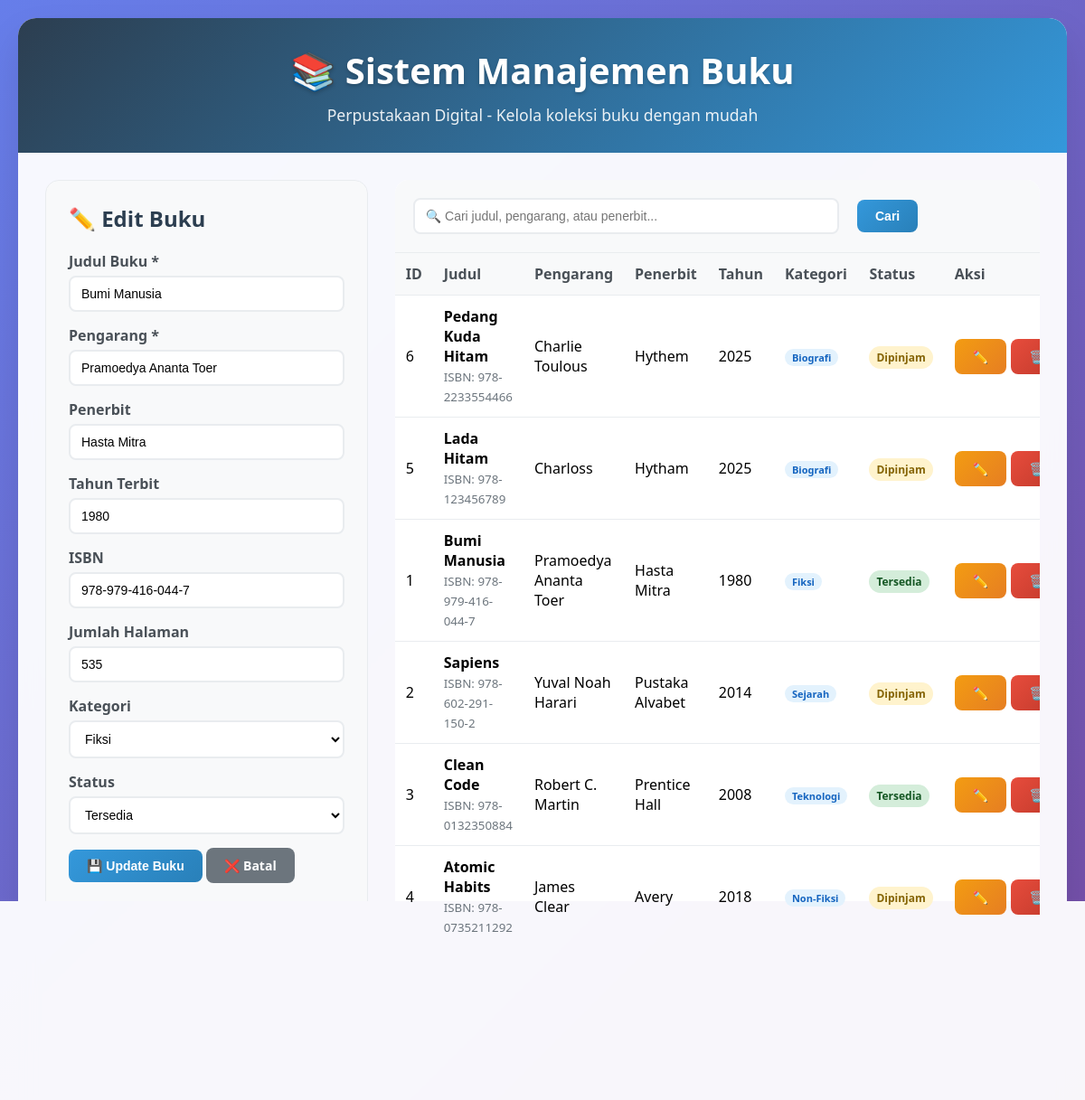
Screenshot of /?edit=1 with the database file from the repository.
### tables this page shows
CREATE TABLE `buku` (
  `id` int(11) NOT NULL,
  `judul` varchar(255) NOT NULL,
  `pengarang` varchar(255) NOT NULL,
  `penerbit` varchar(255) DEFAULT NULL,
  `tahun_terbit` year(4) DEFAULT NULL,
  `isbn` varchar(20) DEFAULT NULL,
  `jumlah_halaman` int(11) DEFAULT NULL,
  `kategori` enum('Fiksi','Non-Fiksi','Sains','Teknologi','Sejarah','Biografi','Pendidikan') DEFAULT 'Fiksi',
  `status` enum('Tersedia','Dipinjam','Rusak') DEFAULT 'Tersedia',
  `tanggal_masuk` timestamp NOT NULL DEFAULT current_timestamp(),
  `tanggal_update` timestamp NOT NULL DEFAULT current_timestamp() ON UPDATE current_timestamp()
);

### config.php (called while the page is built, shortened)
<?php
class Database {
    private $host = "localhost";
    private $username = "root";
    private $password = "";
    private $database = "perpustakaan";
    private $connection;
    public function __construct() {
        try {
            $this->connection = new PDO(
                "mysql:host={$this->host};dbname={$this->database};charset=utf8",
                $this->username,
                $this->password,
                [
                    PDO::ATTR_ERRMODE => PDO::ERRMODE_EXCEPTION,
                    PDO::ATTR_DEFAULT_FETCH_MODE => PDO::FETCH_ASSOC
                ]
            );
        } catch(PDOException $e) {
            die("Koneksi database gagal: " . $e->getMessage());
        }
    }
    public function getConnection() {
        return $this->connection;
    }
}
class BukuManager {
    private $db;
    public function __construct() {
        $database = new Database();
        $this->db = $database->getConnection();
    }
    public function readAll() {
        $sql = "SELECT * FROM buku ORDER BY tanggal_masuk DESC";
        $stmt = $this->db->prepare($sql);
        $stmt->execute();
        return $stmt->fetchAll();
    }
    public function readById($id) {
        $sql = "SELECT * FROM buku WHERE id = :id";
        $stmt = $this->db->prepare($sql);
        $stmt->execute([':id' => $id]);
        return $stmt->fetch();
    }
}
?>
<?php
$bukuManager = new BukuManager();
$search = $_GET['search'] ?? '';
if ($search) {
    $books = $bukuManager->search($search);
} else {
    $books = $bukuManager->readAll();
}
?>

### index.php (the view, shortened to what this page needs)
<?php
require_once 'config.php';
$bukuManager = new BukuManager();
$search = $_GET['search'] ?? '';
if ($search) {
    $books = $bukuManager->search($search);
} else {
    $books = $bukuManager->readAll();
}
$editBook = null;
if (isset($_GET['edit'])) {
    $editBook = $bukuManager->readById($_GET['edit']);
}
?>
<!DOCTYPE html>
<html lang="id">
<head>
    <link rel="stylesheet" href="styles.css">
</head>
<body>
    <div class="container">
        <div class="header">
            <h1>📚 Sistem Manajemen Buku</h1>
            <p>Perpustakaan Digital - Kelola koleksi buku dengan mudah</p>
        </div>
        <div class="main-content">
            <div class="form-section">
                <h2><?= $editBook ? '✏️ Edit Buku' : '➕ Tambah Buku Baru' ?></h2>
                <form method="POST" action="">
                    <div class="form-group">
                        <label for="judul">Judul Buku *</label>
                        <input type="text" id="judul" name="judul" required
                               value="<?= $editBook ? htmlspecialchars($editBook['judul']) : '' ?>"
                               placeholder="Masukkan judul buku">
                    </div>
                    <div class="form-group">
                        <label for="pengarang">Pengarang *</label>
                        <input type="text" id="pengarang" name="pengarang" required
                               value="<?= $editBook ? htmlspecialchars($editBook['pengarang']) : '' ?>"
                               placeholder="Nama pengarang">
                    </div>
                    <div class="form-group">
                        <label for="penerbit">Penerbit</label>
                        <input type="text" id="penerbit" name="penerbit"
                               value="<?= $editBook ? htmlspecialchars($editBook['penerbit']) : '' ?>"
                               placeholder="Nama penerbit">
                    </div>
                    <div class="form-group">
                        <label for="tahun_terbit">Tahun Terbit</label>
                        <input type="number" id="tahun_terbit" name="tahun_terbit"
                               min="1800" max="<?= date('Y') ?>"
                               value="<?= $editBook ? $editBook['tahun_terbit'] : '' ?>"
                               placeholder="<?= date('Y') ?>">
                    </div>
                    <div class="form-group">
                        <label for="isbn">ISBN</label>
                        <input type="text" id="isbn" name="isbn"
                               value="<?= $editBook ? htmlspecialchars($editBook['isbn']) : '' ?>"
                               placeholder="978-xxx-xxx-xxx-x">
                    </div>
                    <div class="form-group">
                        <label for="jumlah_halaman">Jumlah Halaman</label>
                        <input type="number" id="jumlah_halaman" name="jumlah_halaman"
                               min="1"
                               value="<?= $editBook ? $editBook['jumlah_halaman'] : '' ?>"
                               placeholder="Contoh: 250">
                    </div>
                    <div class="form-group">
                        <label for="kategori">Kategori</label>
                        <select id="kategori" name="kategori">
                            <option value="Fiksi" <?= ($editBook && $editBook['kategori'] == 'Fiksi') ? 'selected' : '' ?>>Fiksi</option>
                        </select>
                    </div>
                    <div class="form-group">
                        <label for="status">Status</label>
                        <select id="status" name="status">
                            <option value="Tersedia" <?= ($editBook && $editBook['status'] == 'Tersedia') ? 'selected' : '' ?>>Tersedia</option>
                        </select>
                    </div>
                    <button type="submit" class="btn btn-primary">
                        <?= $editBook ? '💾 Update Buku' : '➕ Tambah Buku' ?>
                    </button>
                    <?php if ($editBook): ?>
                        <a href="index.php" class="btn btn-secondary">❌ Batal</a>
                    <?php endif; ?>
                </form>
            </div>
            <div class="data-section">
                <div class="search-bar">
                    <form method="GET" action="" style="display: flex; gap: 10px; align-items: center;">
                        <input type="text" name="search" placeholder="🔍 Cari judul, pengarang, atau penerbit..."
                               value="<?= htmlspecialchars($search) ?>">
                        <button type="submit" class="btn btn-primary">Cari</button>
                    </form>
                </div>
                <div class="table-container">
                    <table>
                        <thead>
                            <tr>
                                <th>ID</th>
                                <th>Judul</th>
                                <th>Pengarang</th>
                                <th>Penerbit</th>
                                <th>Tahun</th>
                                <th>Kategori</th>
                                <th>Status</th>
                                <th>Aksi</th>
                            </tr>
                        </thead>
                        <tbody>
                            <?php if (empty($books)): ?>
                                <tr>
                                    <td colspan="8" style="text-align: center; padding: 40px; color: #6c757d;">
                                        <?= $search ? "Tidak ada buku yang ditemukan untuk pencarian '{$search}'" : "Belum ada data buku" ?>
                                    </td>
                                </tr>
                            <?php else: ?>
                                <?php foreach ($books as $book): ?>
                                    <tr>
                                        <td><?= $book['id'] ?></td>
                                        <td>
                                            <strong><?= htmlspecialchars($book['judul']) ?></strong>
                                            <?php if ($book['isbn']): ?>
                                                <br><small style="color: #6c757d;">ISBN: <?= htmlspecialchars($book['isbn']) ?></small>
                                            <?php endif; ?>
                                        </td>
                                        <td><?= htmlspecialchars($book['pengarang']) ?></td>
                                        <td><?= htmlspecialchars($book['penerbit']) ?></td>
                                        <td><?= $book['tahun_terbit'] ?></td>
                                        <td>
                                            <span class="kategori"><?= $book['kategori'] ?></span>
                                        </td>
                                        <td>
                                            <span class="status <?= strtolower($book['status']) ?>">
                                                <?= $book['status'] ?>
                                            </span>
                                        </td>
                                        <td>
                                            <div class="actions">
                                                <a href="?edit=<?= $book['id'] ?>" class="btn btn-warning">✏️</a>
                                                <a href="?delete=<?= $book['id'] ?>" class="btn btn-danger"
                                                   onclick="return confirm('Yakin ingin menghapus buku ini?')">🗑️</a>
                                            </div>
                                        </td>
                                    </tr>
                                <?php endforeach; ?>
                            <?php endif; ?>
                        </tbody>
                    </table>
                </div>
            </div>
        </div>
        <div style="padding: 0 30px 30px;">
            <div class="stats">
                <?php
                $totalBooks = count($bukuManager->readAll());
                $tersedia = count(array_filter($bukuManager->readAll(), fn($b) => $b['status'] == 'Tersedia'));
                $dipinjam = count(array_filter($bukuManager->readAll(), fn($b) => $b['status'] == 'Dipinjam'));
                $rusak = count(array_filter($bukuManager->readAll(), fn($b) => $b['status'] == 'Rusak'));
                ?>
                <div class="stat-card">
                    <div class="stat-number"><?= $totalBooks ?></div>
                    <div class="stat-label">Total Buku</div>
                </div>
                <div class="stat-card">
                    <div class="stat-number" style="color: #27ae60;"><?= $tersedia ?></div>
                    <div class="stat-label">Tersedia</div>
                </div>
                <div class="stat-card">
                    <div class="stat-number" style="color: #f39c12;"><?= $dipinjam ?></div>
                    <div class="stat-label">Dipinjam</div>
                </div>
                <div class="stat-card">
                    <div class="stat-number" style="color: #e74c3c;"><?= $rusak ?></div>
                    <div class="stat-label">Rusak</div>
                </div>
            </div>
        </div>
    </div>
</body>
</html>

### styles.css (style rules this page uses)
* { margin: 0; padding: 0; box-sizing: border-box; }
body { font-family: 'Segoe UI', Tahoma, Geneva, Verdana, sans-serif; background: linear-gradient(135deg, #667eea 0%, #764ba2 100%); min-height: 100vh; padding: 20px; }
.container { max-width: 1200px; margin: 0 auto; background: rgba(255, 255, 255, 0.95); backdrop-filter: blur(10px); border-radius: 20px; box-shadow: 0 20px 40px rgba(0, 0, 0, 0.1); overflow: hidden; }
.header { background: linear-gradient(135deg, #2c3e50, #3498db); color: white; padding: 30px; text-align: center; }
.header h1 { font-size: 2.5rem; margin-bottom: 10px; text-shadow: 0 2px 4px rgba(0, 0, 0, 0.2); }
.header p { opacity: 0.9; font-size: 1.1rem; }
.main-content { display: grid; grid-template-columns: 1fr 2fr; gap: 30px; padding: 30px; }
.form-section { background: #f8f9fa; padding: 25px; border-radius: 15px; border: 1px solid #e9ecef; }
.form-section h2 { color: #2c3e50; margin-bottom: 20px; font-size: 1.5rem; }
.form-group { margin-bottom: 15px; }
label { display: block; margin-bottom: 5px; font-weight: 600; color: #495057; }
input, select, textarea { width: 100%; padding: 10px 12px; border: 2px solid #e9ecef; border-radius: 8px; font-size: 14px; transition: all 0.3s ease; background: white; }
.btn { padding: 10px 20px; border: none; border-radius: 8px; font-size: 14px; font-weight: 600; cursor: pointer; transition: all 0.3s ease; text-decoration: none; display: inline-block; }
.btn-primary { background: linear-gradient(135deg, #3498db, #2980b9); color: white; }
.btn-warning { background: linear-gradient(135deg, #f39c12, #e67e22); color: white; }
.btn-danger { background: linear-gradient(135deg, #e74c3c, #c0392b); color: white; }
.btn-secondary { background: #6c757d; color: white; }
.data-section { background: white; border-radius: 15px; overflow: hidden; }
.search-bar { padding: 20px; background: #f8f9fa; border-bottom: 1px solid #e9ecef; }
.search-bar input { width: 70%; margin-right: 10px; }
.table-container { overflow-x: auto; }
table { width: 100%; border-collapse: collapse; }
th, td { padding: 12px; text-align: left; border-bottom: 1px solid #e9ecef; }
th { background: #f8f9fa; font-weight: 600; color: #495057; position: sticky; top: 0; }
.status { padding: 4px 8px; border-radius: 20px; font-size: 12px; font-weight: 600; }
.status.tersedia { background: #d4edda; color: #155724; }
.status.dipinjam { background: #fff3cd; color: #856404; }
.kategori { padding: 2px 8px; border-radius: 15px; font-size: 11px; font-weight: 600; background: #e3f2fd; color: #1565c0; }
.actions { display: flex; gap: 5px; }
.stats { display: grid; grid-template-columns: repeat(auto-fit, minmax(200px, 1fr)); gap: 20px; margin-bottom: 30px; }
.stat-card { background: white; padding: 20px; border-radius: 10px; text-align: center; box-shadow: 0 2px 10px rgba(0, 0, 0, 0.05); }
.stat-number { font-size: 2rem; font-weight: 700; color: #3498db; }
.stat-label { color: #6c757d; margin-top: 5px; }

### rows the page displays
buku: judul "Bumi Manusia", pengarang "Pramoedya Ananta Toer", penerbit "Hasta Mitra", tahun_terbit "1980", isbn "978-979-416-044-7", jumlah_halaman "535", kategori "Fiksi", status "Tersedia", id "1"
buku: id "6", judul "Pedang Kuda Hitam", isbn "978-2233554466", pengarang "Charlie Toulous", penerbit "Hythem", tahun_terbit "2025", kategori "Biografi", status "Dipinjam"
buku: id "5", judul "Lada Hitam", isbn "978-123456789", pengarang "Charloss", penerbit "Hytham", tahun_terbit "2025", kategori "Biografi", status "Dipinjam"
buku: id "2", judul "Sapiens", isbn "978-602-291-150-2", pengarang "Yuval Noah Harari", penerbit "Pustaka Alvabet", tahun_terbit "2014", kategori "Sejarah", status "Dipinjam"
buku: id "3", judul "Clean Code", isbn "978-0132350884", pengarang "Robert C. Martin", penerbit "Prentice Hall", tahun_terbit "2008", kategori "Teknologi", status "Tersedia"
buku: id "4", judul "Atomic Habits", isbn "978-0735211292", pengarang "James Clear", penerbit "Avery", tahun_terbit "2018", kategori "Non-Fiksi", status "Dipinjam"
